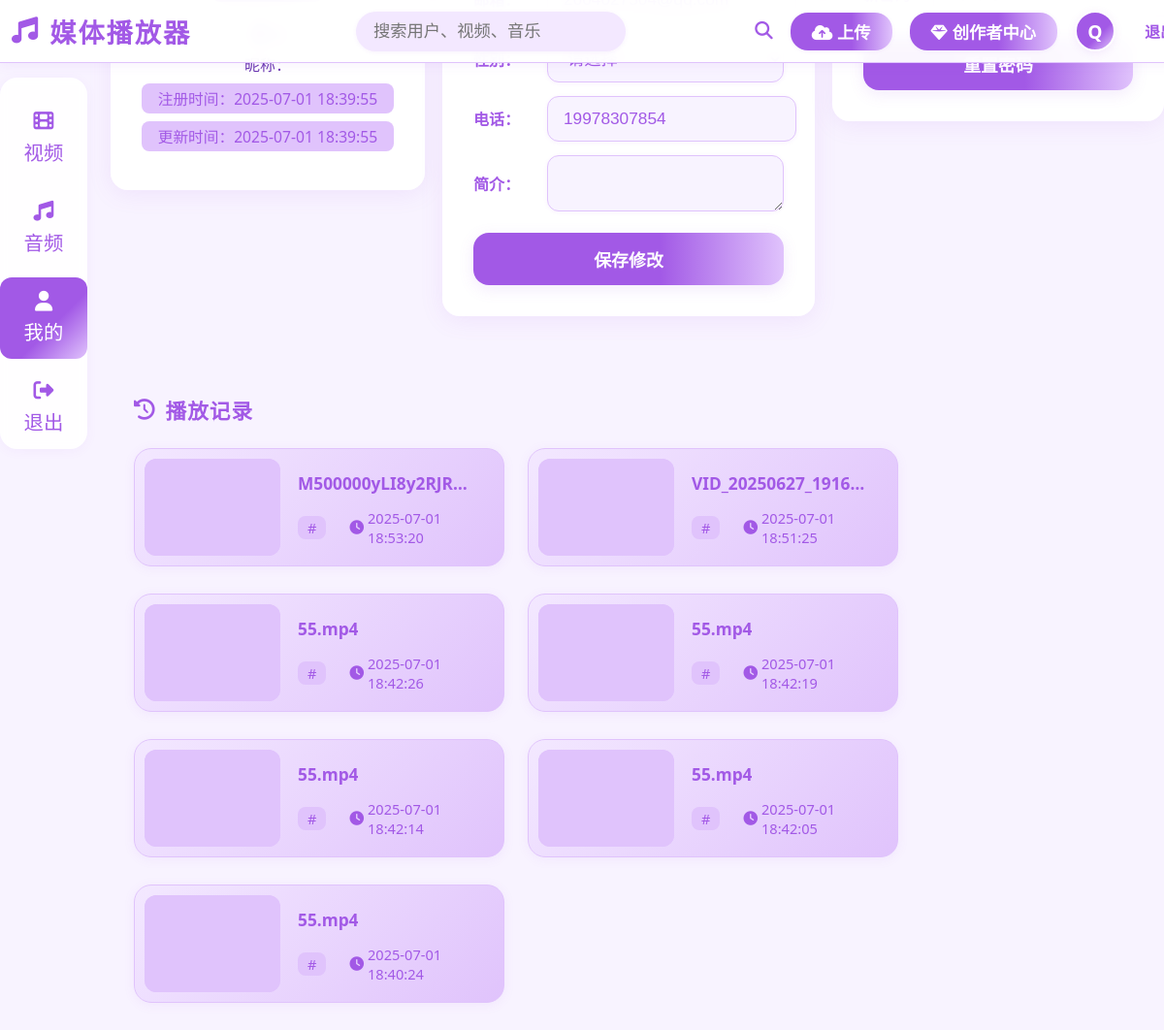
The app's page /user_center.php (signed in) with its own data.
### tables this page shows
CREATE TABLE users (
        id INTEGER PRIMARY KEY AUTOINCREMENT,
        avatar_url TEXT,
        username TEXT NOT NULL UNIQUE,
        password TEXT NOT NULL,
        bio TEXT,
        email TEXT UNIQUE,
        gender TEXT,
        phone TEXT,
        create_date DATETIME DEFAULT CURRENT_TIMESTAMP,
        created_at DATETIME DEFAULT CURRENT_TIMESTAMP,
        updated_at DATETIME DEFAULT CURRENT_TIMESTAMP
    );

CREATE TABLE play_records (
        id INTEGER PRIMARY KEY AUTOINCREMENT,
        media_id INTEGER NOT NULL,
        user_id INTEGER NOT NULL,
        created_at DATETIME DEFAULT CURRENT_TIMESTAMP,
        FOREIGN KEY (media_id) REFERENCES media(id),
        FOREIGN KEY (user_id) REFERENCES users(id)
    );

CREATE TABLE media (
        id INTEGER PRIMARY KEY AUTOINCREMENT,
        media_url TEXT NOT NULL,
        creator_id INTEGER NOT NULL,
        description TEXT,
        media_type TEXT,
        tags TEXT,
        created_at DATETIME DEFAULT CURRENT_TIMESTAMP,
        FOREIGN KEY (creator_id) REFERENCES users(id)
    );

### user_center.php (the view, shortened to what this page needs)
<?php
$db = new SQLite3(__DIR__ . '/ntbfq.sqlite');
$user_id = $_SESSION['user_id'];
$user = $db->querySingle("SELECT * FROM users WHERE id = $user_id", true);
$username = $user['username'] ?? '';
$nickname = $user['nickname'] ?? '';
$phone = $user['phone'] ?? '';
$bio = $user['bio'] ?? '';
$create_date = $user['create_date'] ?? $user['created_at'] ?? '';
$update_date = $user['updated_at'] ?? '';
$play_records = [];
$play_stmt = $db->prepare('SELECT pr.created_at as played_at, m.media_url, m.description, m.tags, m.media_type, m.id as media_id FROM play_records pr JOIN media m ON pr.media_id = m.id WHERE pr.user_id = :uid ORDER BY pr.created_at DESC LIMIT 20');
$play_stmt->bindValue(':uid', $user_id, SQLITE3_INTEGER);
$play_res = $play_stmt->execute();
while ($row = $play_res->fetchArray(SQLITE3_ASSOC)) {
    $play_records[] = $row;
}
?>
<!DOCTYPE html>
<html lang="zh-CN">
<head>
    <link rel="stylesheet" href="https://cdnjs.cloudflare.com/ajax/libs/font-awesome/6.4.2/css/all.min.css">
</head>
<body style="background:#f8f3ff;min-height:100vh;">
    <div class="dy-pc-header">
        <div class="dy-pc-logo"><i class="fa-solid fa-music"></i> 媒体播放器</div>
        <div class="dy-pc-search">
            <input type="text" placeholder="搜索用户、视频、音乐" />
            <i class="fa-solid fa-search search-icon"></i>
        </div>
        <div class="dy-pc-header-actions">
            <button class="dy-pc-header-btn" id="upload-btn"><i class="fa-solid fa-cloud-arrow-up"></i> 上传</button>
            <button class="dy-pc-header-btn"><i class="fa-solid fa-gem"></i> 创作者中心</button>
            <span class="dy-pc-avatar"><?= htmlspecialchars(strtoupper(mb_substr($username, 0, 1, 'UTF-8'))) ?></span>
            <a href="logout.php" class="dy-pc-login">退出</a>
        </div>
    </div>
    <div class="dy-pc-main">
        <div class="dy-pc-sidenav">
            <a class="dy-pc-sidenav-item" href="index.php"><i class="fa-solid fa-film"></i><span>视频</span></a>
            <a class="dy-pc-sidenav-item" href="#"><i class="fa-solid fa-music"></i><span>音频</span></a>
            <a class="dy-pc-sidenav-item active" href="user_center.php" style="cursor:pointer;"><i class="fa-solid fa-user"></i><span>我的</span></a>
            <a href="logout.php" class="dy-pc-sidenav-item" style="color:#a259e6;"><i class="fa-solid fa-sign-out-alt"></i><span>退出</span></a>
        </div>
        <div class="dy-pc-center" id="main-content">
            <div class="uc-flex-layout uc-3col-layout">
                <div class="uc-profile-card">
                    <div class="uc-profile-info">
                        <div class="uc-username"><i class="fa fa-user"></i> <?= htmlspecialchars($username) ?></div>
                        <div class="uc-nickname">昵称：<?= htmlspecialchars($nickname) ?></div>
                        <div class="uc-regtime">注册时间：<?= htmlspecialchars($create_date) ?></div>
                        <div class="uc-updatetime">更新时间：<?= htmlspecialchars($update_date) ?></div>
                    </div>
                </div>
                <div class="uc-detail-card">
                    <form method="post" enctype="multipart/form-data" class="uc-info-form">
                        <div class="uc-form-row">
                            <label>邮箱：</label>
                        </div>
                        <div class="uc-form-row">
                            <label>性别：</label>
                        </div>
                        <div class="uc-form-row">
                            <label>电话：</label>
                            <input type="text" name="phone" value="<?= htmlspecialchars($phone) ?>" maxlength="20">
                        </div>
                        <div class="uc-form-row">
                            <label>简介：</label>
                            <textarea name="bio" rows="2" maxlength="200" style="width:100%;resize:vertical;"><?= htmlspecialchars($bio) ?></textarea>
                        </div>
                        <button type="submit" class="uc-save-btn">保存修改</button>
                    </form>
                </div>
                <div class="uc-password-card">
                    <form method="post" class="uc-password-form">
                        <div class="uc-form-row">
                            <label>新密码</label>
                        </div>
                        <button type="submit" class="uc-save-btn">重置密码</button>
                    </form>
                </div>
            </div>
            <div class="uc-history-section">
                <h2 class="uc-history-title"><i class="fa fa-history"></i> 播放记录</h2>
                <div class="uc-history-list">
                    <?php if (empty($play_records)): ?>
                        <div class="uc-history-empty">暂无播放记录</div>
                    <?php else: ?>
                        <?php foreach ($play_records as $rec): ?>
                        <a class="uc-history-card" href="index.php?file=<?= urlencode(basename($rec['media_url'])) ?>" target="_blank">
                            <div class="uc-history-thumb-wrap">
                                <video class="uc-history-thumb" src="<?= htmlspecialchars($rec['media_url']) ?>" preload="metadata"></video>
                            </div>
                            <div class="uc-history-info">
                                <div class="uc-history-title-row">
                                    <span class="uc-history-video-title"><?= htmlspecialchars(basename($rec['media_url'])) ?></span>
                                </div>
                                <div class="uc-history-meta">
                                    <span class="uc-history-tags">#<?= htmlspecialchars($rec['tags']) ?></span>
                                    <span class="uc-history-time"><i class="fa fa-clock"></i> <?= htmlspecialchars($rec['played_at']) ?></span>
                                </div>
                            </div>
                        </a>
                        <?php endforeach; ?>
                    <?php endif; ?>
                </div>
            </div>
        </div>
    </div>
</body>
</html>

### records on screen
users: username "Q", create_date "2025-07-01 18:39:55", updated_at "2025-07-01 18:39:55", phone "19978307854"
play_records: media.media_url "M500000yLI8y2RJR…", created_at "2025-07-01 18:53:20"
play_records: media.media_url "VID_20250627_1916…", created_at "2025-07-01 18:51:25"
play_records: media.media_url "55.mp4", created_at "2025-07-01 18:42:26"
play_records: media.media_url "55.mp4", created_at "2025-07-01 18:42:19"
play_records: media.media_url "55.mp4", created_at "2025-07-01 18:42:14"
play_records: media.media_url "55.mp4", created_at "2025-07-01 18:42:05"
play_records: media.media_url "55.mp4", created_at "2025-07-01 18:40:24"
